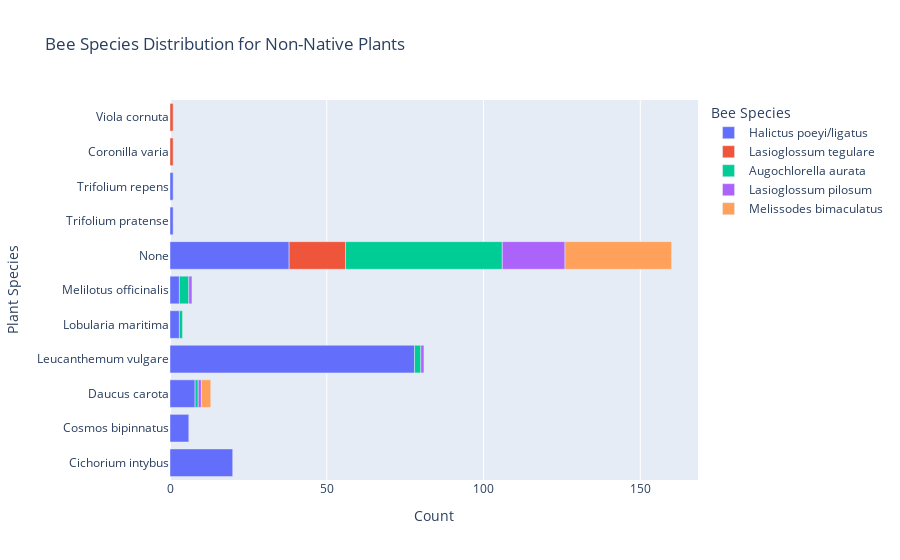

This figure's notebook cell:
### Markdown cell above
# The non-native plant species most preferred by bees are

### Code cell
# Group the bee species by plant species for native plants
non_native_plants = data[data['native_or_non'] == 'non-native']
non_native_bee_species = ['Halictus poeyi/ligatus', 'Augochlorella aurata', 'Lasioglossum pilosum', 'Melissodes bimaculatus', 'Lasioglossum tegulare']
non_native_bee_distribution = non_native_plants[non_native_plants['bee_species'].isin(non_native_bee_species)].groupby(['plant_species', 'bee_species'])['bee_species'].count().reset_index(name='count')

# Create a bar plot
fig = px.bar(non_native_bee_distribution, x='count', y='plant_species', color='bee_species', orientation='h', 
             labels={'count':'Count', 'bee_species':'Bee Species', 'plant_species':'Plant Species'},
             title='Bee Species Distribution for Non-Native Plants')

# Show the plot
fig.show()

### Figure 1 — Plotly figure (JSON) as saved in the notebook; plotly's stock layout.template omitted (floating-point values rounded to 4 significant figures)
{"data": [{"alignmentgroup": "True", "hovertemplate": "Bee Species=Halictus poeyi/ligatus<br>Count=%{x}<br>Plant Species=%{y}<extra></extra>", "legendgroup": "Halictus poeyi/ligatus", "marker": {"color": "#636efa", "pattern": {"shape": ""}}, "name": "Halictus poeyi/ligatus", "offsetgroup": "Halictus poeyi/ligatus", "orientation": "h", "showlegend": true, "textposition": "auto", "x": [20, 6, 8, 78, 3, 3, 38, 1, 1], "xaxis": "x", "y": ["Cichorium intybus", "Cosmos bipinnatus", "Daucus carota", "Leucanthemum vulgare", "Lobularia maritima", "Melilotus officinalis", "None", "Trifolium pratense", "Trifolium repens"], "yaxis": "y", "type": "bar"}, {"alignmentgroup": "True", "hovertemplate": "Bee Species=Lasioglossum tegulare<br>Count=%{x}<br>Plant Species=%{y}<extra></extra>", "legendgroup": "Lasioglossum tegulare", "marker": {"color": "#EF553B", "pattern": {"shape": ""}}, "name": "Lasioglossum tegulare", "offsetgroup": "Lasioglossum tegulare", "orientation": "h", "showlegend": true, "textposition": "auto", "x": [1, 18, 1], "xaxis": "x", "y": ["Coronilla varia", "None", "Viola cornuta"], "yaxis": "y", "type": "bar"}, {"alignmentgroup": "True", "hovertemplate": "Bee Species=Augochlorella aurata<br>Count=%{x}<br>Plant Species=%{y}<extra></extra>", "legendgroup": "Augochlorella aurata", "marker": {"color": "#00cc96", "pattern": {"shape": ""}}, "name": "Augochlorella aurata", "offsetgroup": "Augochlorella aurata", "orientation": "h", "showlegend": true, "textposition": "auto", "x": [1, 2, 1, 3, 50], "xaxis": "x", "y": ["Daucus carota", "Leucanthemum vulgare", "Lobularia maritima", "Melilotus officinalis", "None"], "yaxis": "y", "type": "bar"}, {"alignmentgroup": "True", "hovertemplate": "Bee Species=Lasioglossum pilosum<br>Count=%{x}<br>Plant Species=%{y}<extra></extra>", "legendgroup": "Lasioglossum pilosum", "marker": {"color": "#ab63fa", "pattern": {"shape": ""}}, "name": "Lasioglossum pilosum", "offsetgroup": "Lasioglossum pilosum", "orientation": "h", "showlegend": true, "textposition": "auto", "x": [1, 1, 1, 20], "xaxis": "x", "y": ["Daucus carota", "Leucanthemum vulgare", "Melilotus officinalis", "None"], "yaxis": "y", "type": "bar"}, {"alignmentgroup": "True", "hovertemplate": "Bee Species=Melissodes bimaculatus<br>Count=%{x}<br>Plant Species=%{y}<extra></extra>", "legendgroup": "Melissodes bimaculatus", "marker": {"color": "#FFA15A", "pattern": {"shape": ""}}, "name": "Melissodes bimaculatus", "offsetgroup": "Melissodes bimaculatus", "orientation": "h", "showlegend": true, "textposition": "auto", "x": [3, 34], "xaxis": "x", "y": ["Daucus carota", "None"], "yaxis": "y", "type": "bar"}], "layout": {"xaxis": {"anchor": "y", "domain": [0, 1], "title": {"text": "Count"}}, "yaxis": {"anchor": "x", "domain": [0, 1], "title": {"text": "Plant Species"}}, "legend": {"title": {"text": "Bee Species"}, "tracegroupgap": 0}, "title": {"text": "Bee Species Distribution for Non-Native Plants"}, "barmode": "relative"}}
